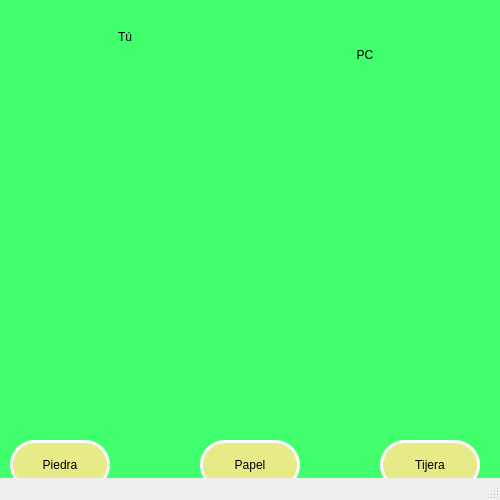
<?xml version="1.0" encoding="UTF-8"?>
<ui version="4.0">
 <class>MainWindow</class>
 <widget class="QMainWindow" name="MainWindow">
  <property name="geometry">
   <rect>
    <x>0</x>
    <y>0</y>
    <width>500</width>
    <height>500</height>
   </rect>
  </property>
  <property name="minimumSize">
   <size>
    <width>0</width>
    <height>482</height>
   </size>
  </property>
  <property name="windowTitle">
   <string>MainWindow</string>
  </property>
  <widget class="QWidget" name="centralwidget">
   <widget class="QWidget" name="widget" native="true">
    <property name="geometry">
     <rect>
      <x>0</x>
      <y>0</y>
      <width>500</width>
      <height>500</height>
     </rect>
    </property>
    <property name="styleSheet">
     <string notr="true">background-color: rgb(66, 255, 110);</string>
    </property>
    <widget class="QLabel" name="label_yo">
     <property name="geometry">
      <rect>
       <x>30</x>
       <y>130</y>
       <width>200</width>
       <height>200</height>
      </rect>
     </property>
     <property name="styleSheet">
      <string notr="true"/>
     </property>
     <property name="text">
      <string/>
     </property>
    </widget>
    <widget class="QLabel" name="label_computadora">
     <property name="geometry">
      <rect>
       <x>270</x>
       <y>130</y>
       <width>200</width>
       <height>200</height>
      </rect>
     </property>
     <property name="styleSheet">
      <string notr="true"/>
     </property>
     <property name="text">
      <string/>
     </property>
    </widget>
    <widget class="QLabel" name="label_3">
     <property name="geometry">
      <rect>
       <x>100</x>
       <y>30</y>
       <width>50</width>
       <height>50</height>
      </rect>
     </property>
     <property name="styleSheet">
      <string notr="true">font: 30pt &quot;Britannic Bold&quot;;
color:black;</string>
     </property>
     <property name="text">
      <string>&lt;html&gt;&lt;head/&gt;&lt;body&gt;&lt;p align=&quot;center&quot;&gt;Tú&lt;/p&gt;&lt;p align=&quot;center&quot;&gt;&lt;br/&gt;&lt;/p&gt;&lt;/body&gt;&lt;/html&gt;</string>
     </property>
    </widget>
    <widget class="QLabel" name="label_4">
     <property name="geometry">
      <rect>
       <x>340</x>
       <y>30</y>
       <width>50</width>
       <height>50</height>
      </rect>
     </property>
     <property name="styleSheet">
      <string notr="true">font: 30pt &quot;Britannic Bold&quot;;
color: black;</string>
     </property>
     <property name="text">
      <string>&lt;html&gt;&lt;head/&gt;&lt;body&gt;&lt;p align=&quot;center&quot;&gt;PC&lt;/p&gt;&lt;/body&gt;&lt;/html&gt;</string>
     </property>
    </widget>
    <widget class="QPushButton" name="piedra">
     <property name="geometry">
      <rect>
       <x>10</x>
       <y>440</y>
       <width>100</width>
       <height>50</height>
      </rect>
     </property>
     <property name="styleSheet">
      <string notr="true">QPushButton#piedra{
	color: rgb(0, 0, 0);
	background-color: rgb(230, 235, 135);

font: 20pt &quot;Britannic Bold&quot;;
border: 3px solid white;
border-radius: 25px;
}

QPushButton#piedra:hover{
background-color: rgb(130, 130, 195);
}

QPushButton#piedra:pressed{
background-color: rgb(95, 95, 143);

}</string>
     </property>
     <property name="text">
      <string>Piedra</string>
     </property>
    </widget>
    <widget class="QPushButton" name="papel">
     <property name="geometry">
      <rect>
       <x>200</x>
       <y>440</y>
       <width>100</width>
       <height>50</height>
      </rect>
     </property>
     <property name="styleSheet">
      <string notr="true">QPushButton#papel{
	color: rgb(0, 0, 0);
	background-color: rgb(230, 235, 135);

font: 20pt &quot;Britannic Bold&quot;;
border: 3px solid white;
border-radius: 25px;
}

QPushButton#papel:hover{
background-color: rgb(130, 130, 195);
}

QPushButton#papel:pressed{
background-color: rgb(95, 95, 143);

}</string>
     </property>
     <property name="text">
      <string>Papel</string>
     </property>
    </widget>
    <widget class="QPushButton" name="tijera">
     <property name="geometry">
      <rect>
       <x>380</x>
       <y>440</y>
       <width>100</width>
       <height>50</height>
      </rect>
     </property>
     <property name="styleSheet">
      <string notr="true">QPushButton#tijera{
	color: rgb(0, 0, 0);
	background-color: rgb(230, 235, 135);

font: 20pt &quot;Britannic Bold&quot;;
border: 3px solid white;
border-radius: 25px;
}

QPushButton#tijera:hover{
background-color: rgb(130, 130, 195);
}

QPushButton#tijera:pressed{
background-color: rgb(95, 95, 143);

}</string>
     </property>
     <property name="text">
      <string>Tijera</string>
     </property>
    </widget>
    <widget class="QLabel" name="label_msg">
     <property name="geometry">
      <rect>
       <x>10</x>
       <y>350</y>
       <width>481</width>
       <height>71</height>
      </rect>
     </property>
     <property name="styleSheet">
      <string notr="true"/>
     </property>
     <property name="text">
      <string>&lt;html&gt;&lt;head/&gt;&lt;body&gt;&lt;p align=&quot;center&quot;&gt;&lt;br/&gt;&lt;/p&gt;&lt;/body&gt;&lt;/html&gt;</string>
     </property>
     <property name="alignment">
      <set>Qt::AlignCenter</set>
     </property>
    </widget>
   </widget>
  </widget>
  <widget class="QStatusBar" name="statusbar"/>
 </widget>
 <resources>
  <include location="img.qrc"/>
 </resources>
 <connections/>
</ui>
